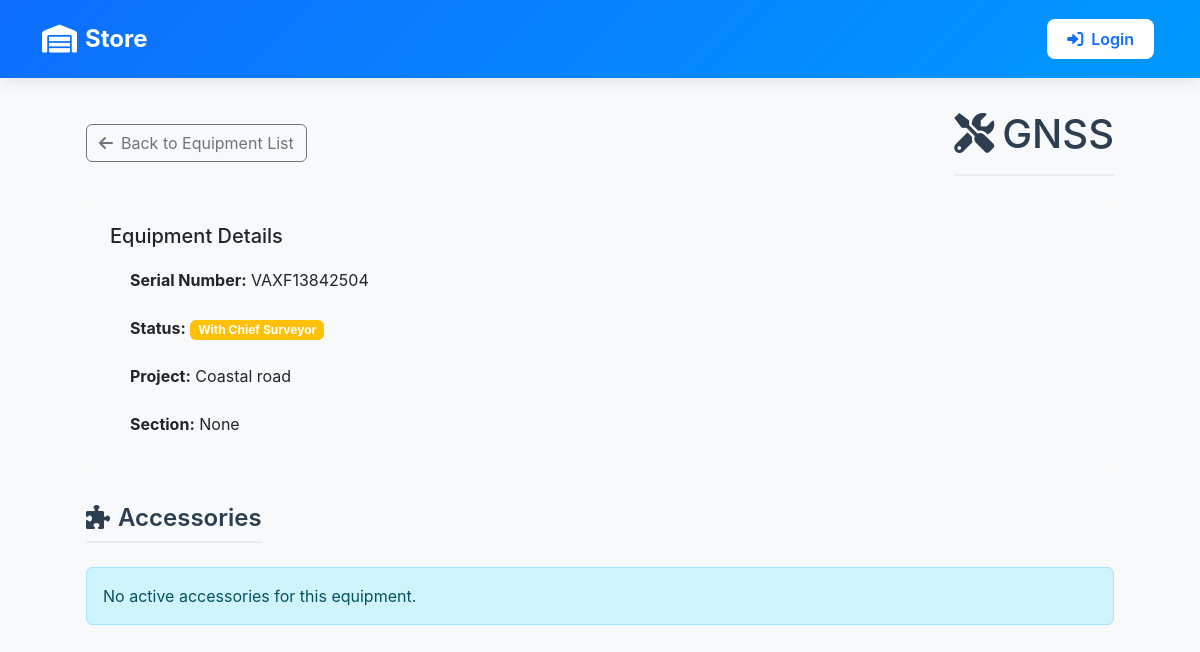
Before: /inventory/equipment/69/ with the older database file.
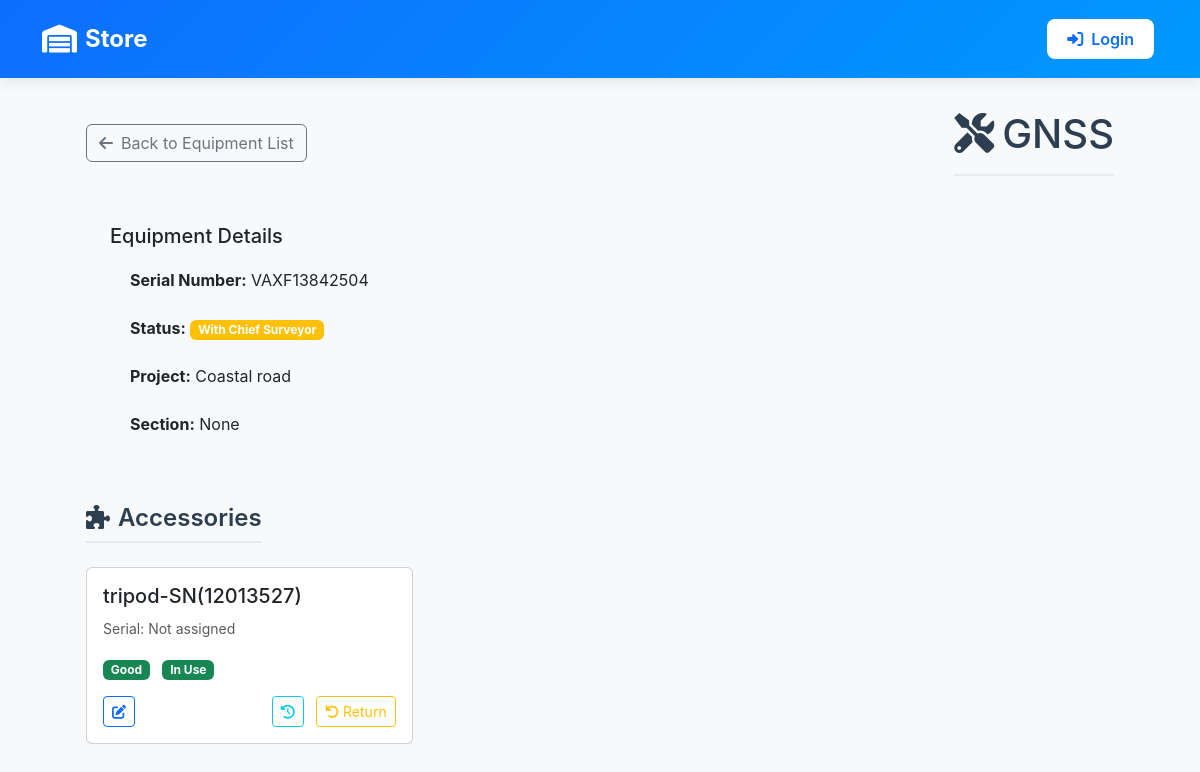
After: the same page with the newer database file.
### inventory/models.py (models this page shows, shortened)
class Accessory(models.Model):
    ACCESSORY_TYPES = (
        ("tripod", "Tripod"),
        ("levelling_staff", "Levelling Staff"),
        ("tracking_rod", "Tracking Rod"),
        ("reflector", "Reflector"),
        ("gps_extension_bar", "GPS Extension Bar"),
        ("bar_port", "Bar Port"),
        ("powerbank", "Powerbank"),
        ("tribach", "Tribach"),
        ("external_radio_antenna", "External Radio Antenna"),
    )
    STATUS_CHOICES = [
        ('Good', 'Good'),
        ('Needs Repair', 'Needs Repair'),
        ('Bad', 'Bad'),
    ]
    RETURN_STATUS_CHOICES = [
        ('In Use', 'In Use'),
        ('Returning', 'Returning'),
        ('With Chief Surveyor', 'With Chief Surveyor'),
        ('In Store', 'In Store'),
        ('Returned', 'Returned'),
    ]
    name = models.CharField(max_length=100)
    serial_number = models.CharField(max_length=50, unique=True, null=True, blank=True, help_text="Unique serial number for the accessory")
    equipment = models.ForeignKey(EquipmentsInSurvey, on_delete=models.CASCADE, related_name='accessories', null=True, blank=True)
    chief_surveyor = models.ForeignKey(User, on_delete=models.CASCADE, null=True, blank=True)
    surveyor_responsible = models.CharField(max_length=100, null=True, blank=True)
    status = models.CharField(max_length=20, choices=STATUS_CHOICES, default='Good', null=True, blank=True)
    return_status = models.CharField(max_length=20, choices=RETURN_STATUS_CHOICES, default='Returned', null=True, blank=True)
    comment = models.TextField(null=True, blank=True)
    image = models.ImageField(upload_to='accessory_images/', null=True, blank=True)
    date_returned = models.DateTimeField(null=True, blank=True)
    returned_by = models.ForeignKey(User, on_delete=models.SET_NULL, null=True, blank=True, related_name='returned_accessories')

### inventory/views.py (the view)
# urls.py: path('equipment/<int:id>/', views.equipment_detail, name='equipment_detail'),
def equipment_detail(request, id):
    equipment = get_object_or_404(EquipmentsInSurvey, id=id)
    active_accessories = equipment.accessories.filter(return_status='In Use')
    returned_accessories = equipment.accessories.filter(return_status__in=['Returned', 'Returning'])
    return render(request, 'equipments/equipments_detail.html', {
        'equipment': equipment,
        'active_accessories': active_accessories,
        'returned_accessories': returned_accessories
    })

### inventory/context_processors.py (called while the page is built)
def is_admin(request):
    return {'is_admin': request.user.is_authenticated and request.user.is_superuser}

### inventory/templates/equipments/equipments_detail.html (shortened to what the changed rows need)
{% extends 'base_dashboard.html' %}
{% load static %}
{% block content %}
<div class="container">
    <div class="equipment-detail">
        <div class="d-flex justify-content-between align-items-center mb-4">
            <h1 class="page-title mb-0">
                <i class="fas fa-tools me-2"></i>{{ equipment.name }}
            </h1>
        </div>
        <div class="accessories-section mt-4">
            <div class="d-flex justify-content-between align-items-center mb-4">
                <h2 class="section-title mb-0">
                    <i class="fas fa-puzzle-piece me-2"></i>Accessories
                </h2>
            </div>
            {% if active_accessories %}
                <div class="row">
                    {% for accessory in active_accessories %}
                        <div class="col-md-4 mb-3">
                            <div class="card">
                                <div class="card-body postion-relative">
                                    <h5 class="card-title">{{ accessory.name }}</h5>
                                    <p class="card-text">
                                        <small class="text-muted">
                                            {% if accessory.serial_number %}
                                                Serial: {{ accessory.serial_number }}
                                            {% else %}
                                                Serial: Not assigned
                                            {% endif %}
                                        </small>
                                    </p>
                                    <p class="card-text">
                                        <span class="badge {% if accessory.status == 'Good' %}bg-success{% elif accessory.status == 'Needs Repair' %}bg-warning{% else %}bg-danger{% endif %}">
                                            {{ accessory.status }}
                                        </span>
                                        <span class="badge {% if accessory.return_status == 'In Use' %}bg-success{% elif accessory.return_status == 'Returning' %}bg-warning{% else %}bg-info{% endif %} ms-2">
                                            {{ accessory.return_status }}
                                        </span>
                                    </p>
                                    <div class="d-flex justify-content-between">
                                        <a href="{% url 'edit_accessory' accessory.id %}" class="btn btn-sm btn-outline-primary">
                                            <i class="fas fa-edit"></i>
                                        </a>
                                        <div>
                                            <a href="{% url 'accessory_history' accessory.id %}" class="btn btn-sm btn-outline-info me-2">
                                                <i class="fas fa-history"></i>
                                            </a>
                                            <a href="{% url 'return_accessory' accessory.id %}" class="btn btn-sm btn-outline-warning">
                                                <i class="fas fa-undo"></i> Return
                                            </a>
                                        </div>
                                    </div>
                                </div>
                            </div>
                        </div>
                        {% endfor %}
                </div>
            {% else %}
                <div class="alert alert-info">
                    No active accessories for this equipment.
                </div>
            {% endif %}
        </div>
    </div>
</div>
{% endblock %}

Changed rows visible on the page:
added Accessory: name "tripod-SN(12013527)", shows "Serial: Not assigned", status "Good", return_status "In Use"
Other visible differences:
text no longer shown: "No active accessories for this equipment."
